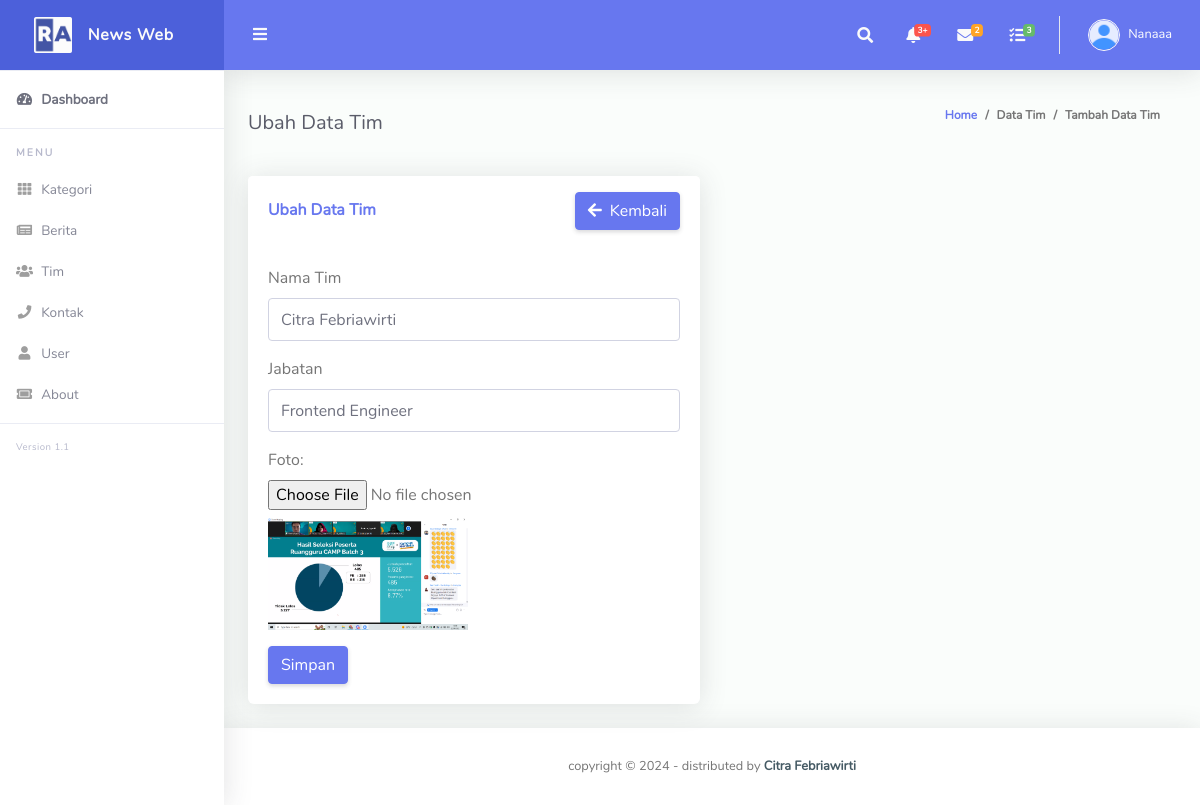
The app's page /admin/?page=timkami/ubah&id_tim=3 (signed in) with its own data.
### tables this page shows
CREATE TABLE `tim_kami` (
  `id_tim` int(11) NOT NULL,
  `nama_tim` varchar(50) NOT NULL,
  `jabatan` varchar(50) NOT NULL,
  `foto` varchar(255) NOT NULL
);

### admin/index.php (called while the page is built, shortened)
<?php
include "layout/header.php";
include "content.php";
include "layout/footer.php";
?>

### admin/timkami/ubah.php (the view, shortened to what this page needs)
<?php
$id_tim = $_GET['id_tim'];
$ubah = mysqli_query($koneksi, "SELECT * FROM tim_kami WHERE id_tim='$id_tim'");
$data = mysqli_fetch_array($ubah);
?>
<div class="container-fluid" id="container-wrapper">
    <div class="d-sm-flex align-items-center justify-content-between mb-4">
        <h5 class=" mb-0 text-gray-800">Ubah Data Tim</h5>
        <ol class="breadcrumb">
            <li class="breadcrumb-item"><a href="./">Home</a></li>
            <li class="breadcrumb-item">Data Tim</li>
            <li class="breadcrumb-item active" aria-current="page">Tambah Data Tim</li>
        </ol>
    </div>
    <div class="row">
        <div class="col-lg-6">
            <div class="card mb-4">
                <div class="card-header py-3 d-flex flex-row align-items-center justify-content-between">
                    <h6 class="m-0 font-weight-bold text-primary">Ubah Data Tim</h6>
                    <a href="?page=timkami/index" class="btn btn-primary"><i
                            class="fas fa-arrow-left mr-2"></i>Kembali</a>
                </div>
                <div class="card-body">
                    <form method="POST" action="timkami/proses_ubah.php" enctype="multipart/form-data">
                        <div class="box-body">
                            <div class="form-group">
                                <label for="nama_tim">Nama Tim</label>
                                <input type="text" name="nama_tim" id="nama_tim" class="form-control"
                                    placeholder="Judul Berita" value="<?= $data['nama_tim']; ?>" required>
                            </div>
                            <div class="form-group">
                                <label for="jabatan">Jabatan</label>
                                <input type="text" name="jabatan" id="jabatan" class="form-control"
                                    placeholder="Jabatan" value="<?= $data['jabatan']; ?>" required>
                            </div>
                            <div class="form-group">
                                <label for="foto">Foto:</label>
                                <input type="file" name="foto" id="foto" class="form-control-file">
                                <?php if ($data['foto']): ?>
                                <img src="timkami/gambar_tim/<?= $data['foto']?>" alt="Foto Lama" class="img-fluid mt-2"
                                    style="max-width: 200px;">
                                <?php endif; ?>
                            </div>
                            <div class="box-footer">
                                <button type="submit" class="btn btn-primary" title="Simpan Data">
                                    Simpan
                                </button>
                            </div>
                        </div>
                    </form>
                </div>
            </div>
        </div>
    </div>
</div>

### records on screen
tim_kami: nama_tim "Citra Febriawirti", jabatan "Frontend Engineer", foto (picture)

### other values on screen
$_SESSION['nama_lengkap'] "Nanaaa"
